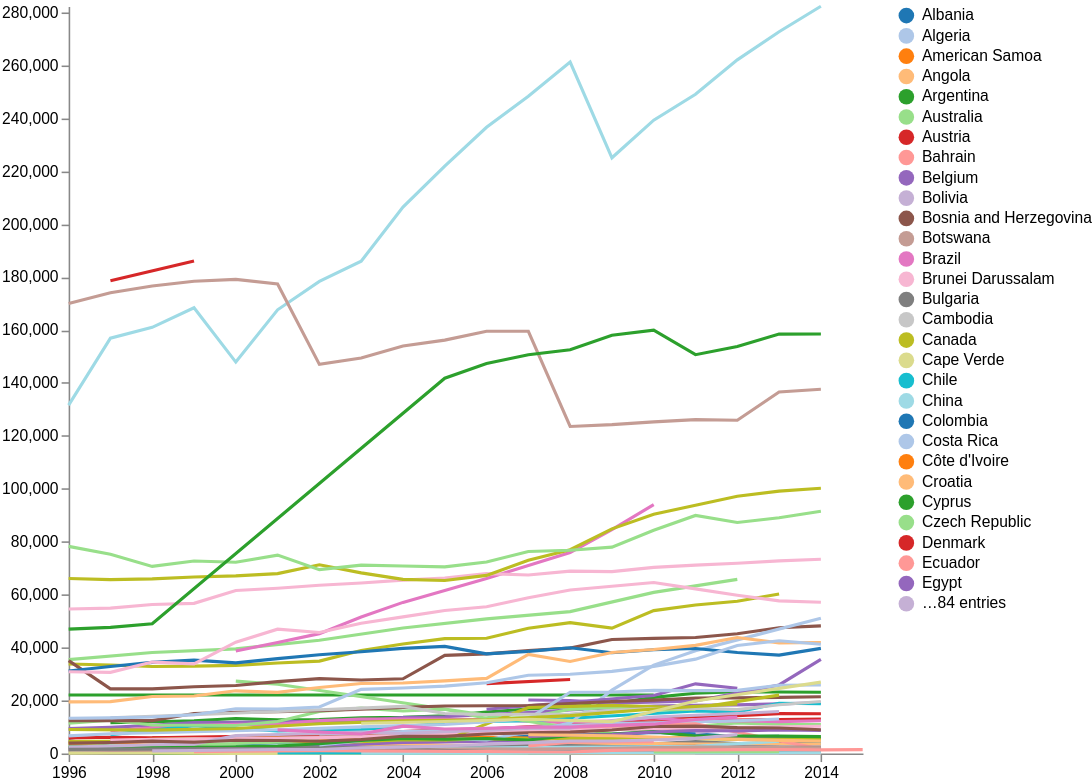

Describe this chart as a Vega-Lite specification.
### Vega specification from a JSON file in a GitHub repository (floating-point values rounded to 4 significant figures; data arrays with more than 128 entries replaced by an {"elided": "..."} marker saying what was removed)
{"$schema": "https://vega.github.io/schema/vega/v3.0.json", "width": 700, "height": 500, "autosize": {"type": "fit", "resize": true, "contains": "padding"}, "data": [{"name": "source", "values": {"elided": "1003 records"}}, {"name": "table", "source": "source"}], "scales": [{"name": "xScale", "type": "linear", "domain": {"data": "table", "field": "year"}, "range": "width", "zero": false}, {"name": "yScale", "type": "linear", "domain": {"data": "table", "field": "value"}, "range": "height", "zero": true}, {"name": "colorScale", "type": "ordinal", "domain": {"data": "table", "field": "area"}, "range": {"scheme": "category20"}}], "marks": [{"type": "group", "from": {"facet": {"data": "table", "groupby": "area", "name": "area"}}, "marks": [{"type": "line", "from": {"data": "area"}, "encode": {"update": {"x": {"scale": "xScale", "field": "year"}, "y": {"scale": "yScale", "field": "value"}, "stroke": {"scale": "colorScale", "field": "area"}}}}]}], "axes": [{"scale": "xScale", "orient": "bottom", "format": "f"}, {"scale": "yScale", "orient": "left"}], "legends": [{"fill": "colorScale", "orient": "right"}]}
